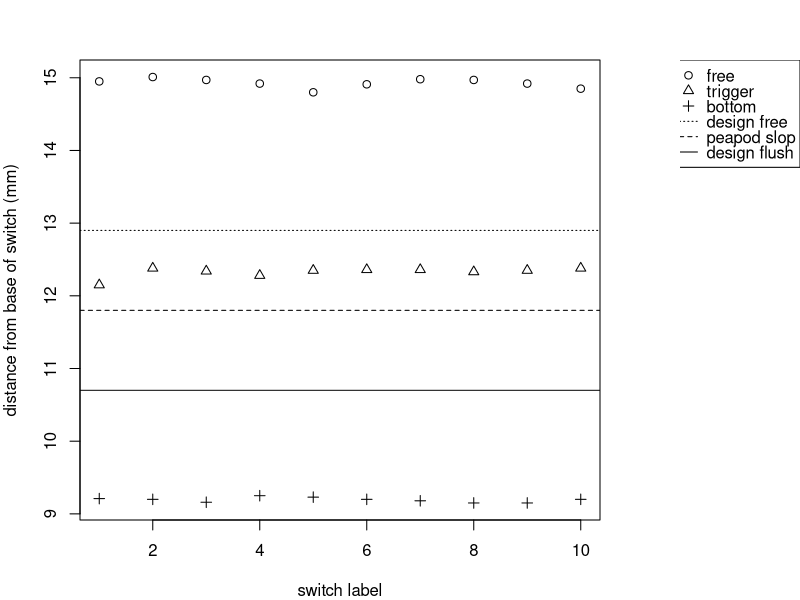

Source code (R):
## ---- chunk 1
knitr::opts_chunk$set(echo = TRUE)
## ---- chunk 2
meas <- read.csv('../COTS/ZFswitches/switchStats.csv')

sdMargin <- 8
peapodSlop <- 1.1
flight.free <- mean(meas$t) + sdMargin*sd(meas$t) 
flight.flushSlop <- mean(meas$t) - sdMargin*sd(meas$t)
flight.flush <- flight.flushSlop-1.1
 
flight.free <-  round(flight.free, 1)
flight.flushSlop <-  round(flight.flushSlop, 1)
flight.flush <- round(flight.flush, 1)
## ---- chunk 3
par.old <- par(mar=c(4,4,3,0))
layout(matrix(1:2, nrow=1), widths=c(3,1))
posRange <- range(c(meas$t, meas$f, meas$b)) 
plot(meas$label, meas$free.position.mm, pch=1, ylim= posRange, 
     ylab='distance from base of switch (mm)', 
     xlab='switch label'
     )
points(meas$label, meas$trigger.position.mm, pch=2)
points(meas$label, meas$bottom.position.mm, pch=3)
abline(h=c(flight.free, flight.flushSlop, flight.flush), lty=c(3,2,1))
plot.new()
par(mar=c(0,0,0,0))
legend('topright', 
       legend=c('free', 'trigger', 'bottom', 'design free', 'peapod slop', 'design flush'), 
       pch=c(1,2,3, NA, NA, NA),
       lty=c(NA,NA,NA, 3,2,1)
       )
par(par.old)
